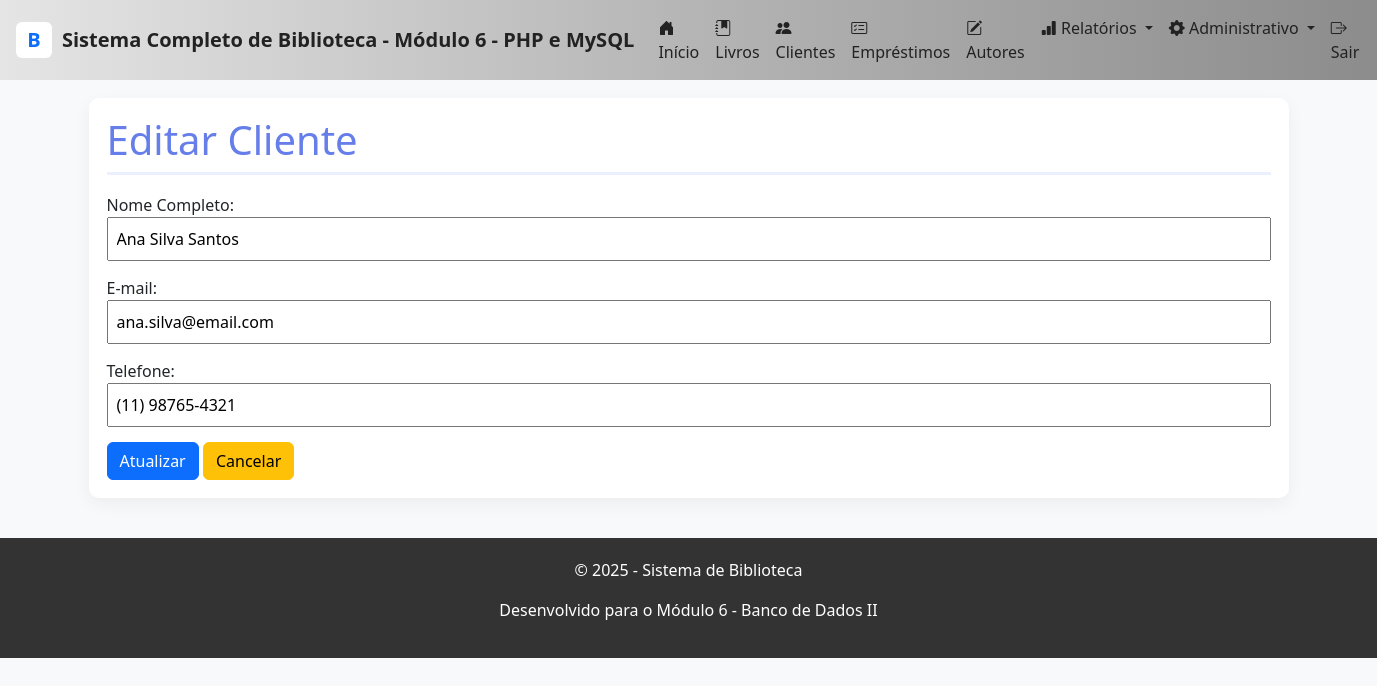
Page /cliente_editar.php?id=1 on the committed database.
### tables this page shows
CREATE TABLE `clientes` (
  `id` int NOT NULL AUTO_INCREMENT,
  `nome` varchar(150) NOT NULL,
  `email` varchar(150) NOT NULL,
  `telefone` varchar(20) NOT NULL,
  `cpf` varchar(14) DEFAULT NULL,
  `data_nascimento` date DEFAULT NULL,
  `endereco` varchar(255) DEFAULT NULL,
  `cidade` varchar(100) DEFAULT NULL,
  `estado` char(2) DEFAULT NULL,
  `cep` varchar(10) DEFAULT NULL,
  `status` enum('Ativo','Inativo','Bloqueado') DEFAULT 'Ativo',
  `observacoes` text,
  `created_at` timestamp NOT NULL DEFAULT CURRENT_TIMESTAMP,
  `updated_at` timestamp NOT NULL DEFAULT CURRENT_TIMESTAMP ON UPDATE CURRENT_TIMESTAMP,
  PRIMARY KEY (`id`),
  UNIQUE KEY `email` (`email`),
  UNIQUE KEY `cpf` (`cpf`),
  KEY `idx_email` (`email`),
  KEY `idx_nome` (`nome`),
  KEY `idx_status` (`status`)
);

### cliente_editar.php (the view, shortened to what this page needs)
<?php
require_once __DIR__ . '/includes/header.php';
$db = Database::getInstance();
$pdo = $db->getConnection();
$cliente_id = isset($_GET['id']) ? (int) $_GET['id'] : 0;
if ($cliente_id > 0) {
    try {
        $sql = "SELECT * FROM clientes WHERE id = :id";
        $stmt = $pdo->prepare($sql);
        $stmt->execute(['id' => $cliente_id]);
        $cliente = $stmt->fetch();
        if ($cliente) {
?>
            <h1>Editar Cliente</h1>
            <form method="POST" action="cliente_atualizar.php">
                <div style="margin-bottom: 15px;">
                    <label for="nome">Nome Completo:</label><br>
                    <input type="text" id="nome" name="nome"
                           value="<?= htmlspecialchars($cliente['nome']) ?>"
                           required style="width: 100%; padding: 8px;">
                </div>
                <div style="margin-bottom: 15px;">
                    <label for="email">E-mail:</label><br>
                    <input type="email" id="email" name="email"
                           value="<?= htmlspecialchars($cliente['email']) ?>"
                           required style="width: 100%; padding: 8px;">
                </div>
                <div style="margin-bottom: 15px;">
                    <label for="telefone">Telefone:</label><br>
                    <input type="text" id="telefone" name="telefone"
                           value="<?= htmlspecialchars($cliente['telefone']) ?>"
                           required style="width: 100%; padding: 8px;">
                </div>
                <button type="submit" class="btn btn-primary">Atualizar</button>
                <a href="clientes.php" class="btn btn-warning">Cancelar</a>
            </form>
<?php
        } else {
            echo "<p>Cliente não encontrado.</p>";
        }
    } catch (PDOException $e) {
        echo "<p style='color: red;'>Erro: " . $e->getMessage() . "</p>";
    }
} else {
    echo "<p>ID inválido.</p>";
}
require_once 'includes/footer.php';
?>

### includes/header.php (style rules this page uses)
body { background:#f8f9fa; font-family: "Segoe UI", Tahoma, sans-serif; }
h1 { color:#667eea; border-bottom:3px solid rgba(102,126,234,0.12); padding-bottom:8px; margin-bottom:18px; }

### rows in the picture
clientes: nome "Ana Silva Santos", email "ana.silva@email.com", telefone "(11) 98765-4321"

### other values in the picture
NOME_BIBLIOTECA "Sistema Completo de Biblioteca - Módulo 6 - PHP e MySQL"
